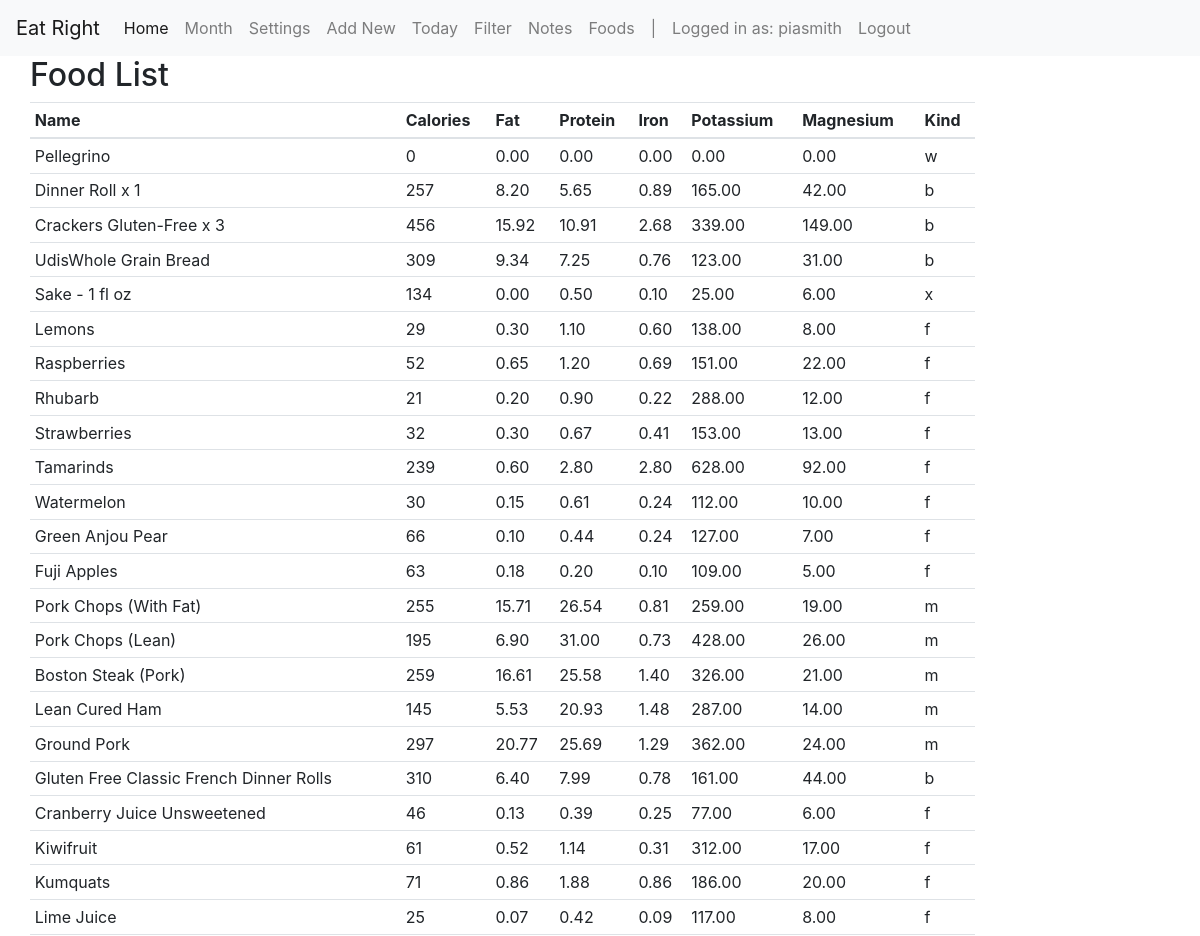
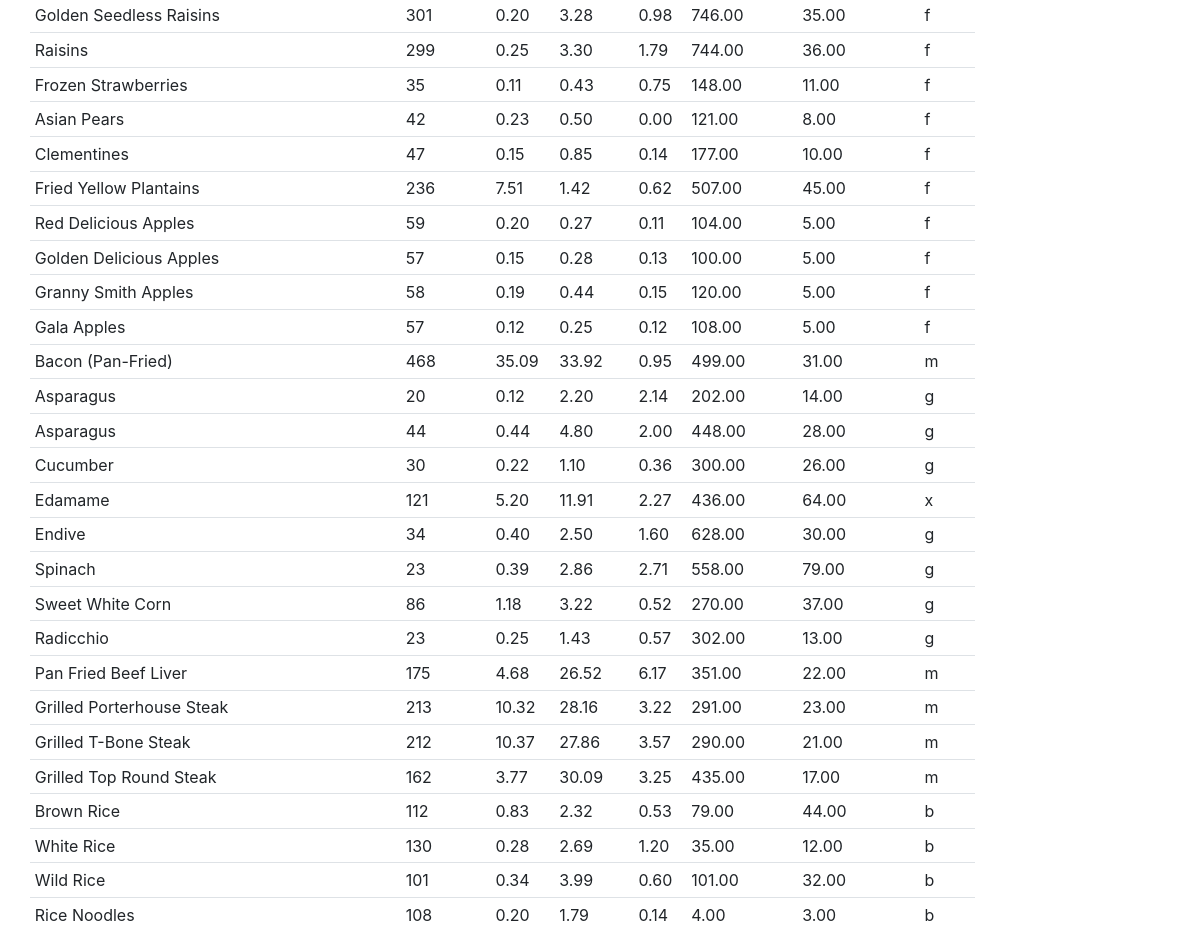
The app's page /catalog/food/ (signed in), older data (2 pictures, top to bottom).
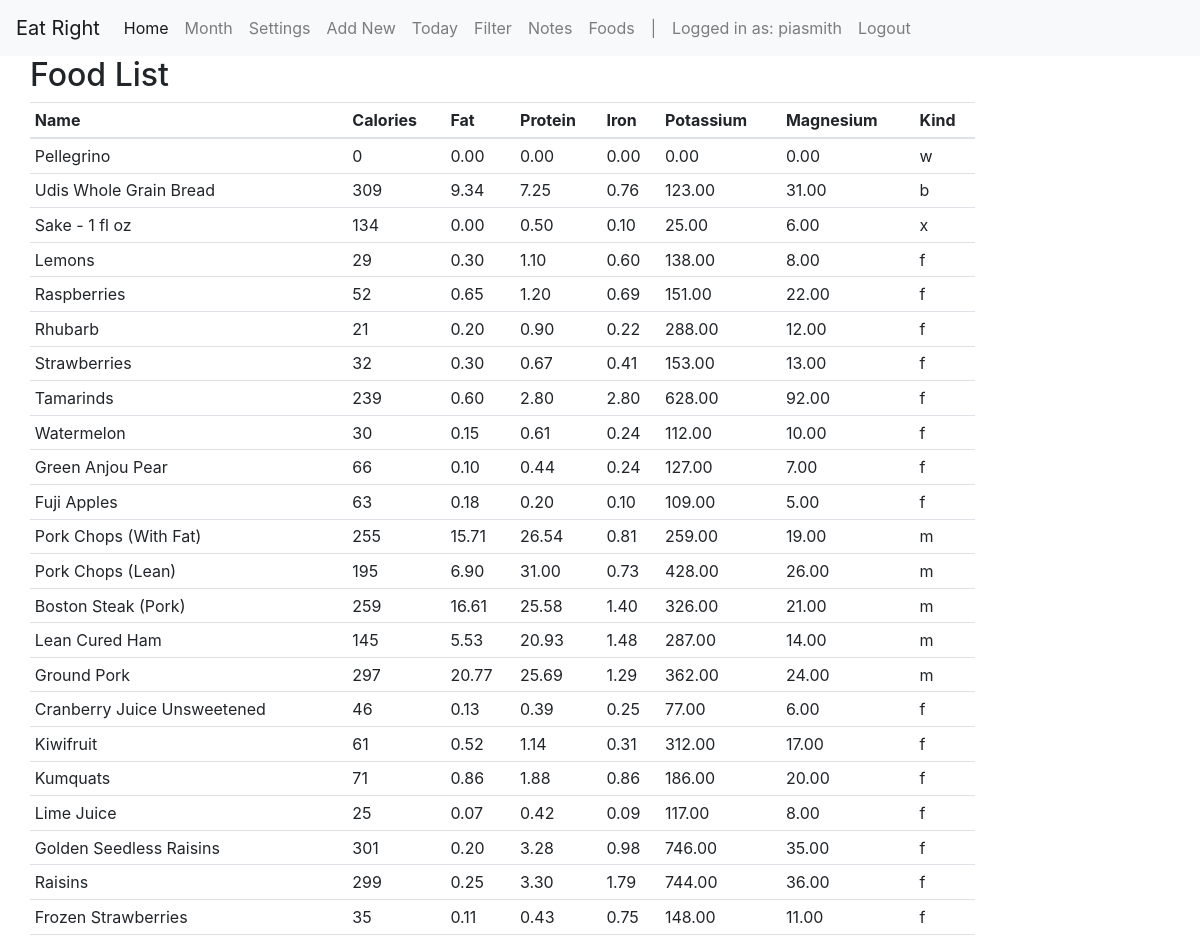
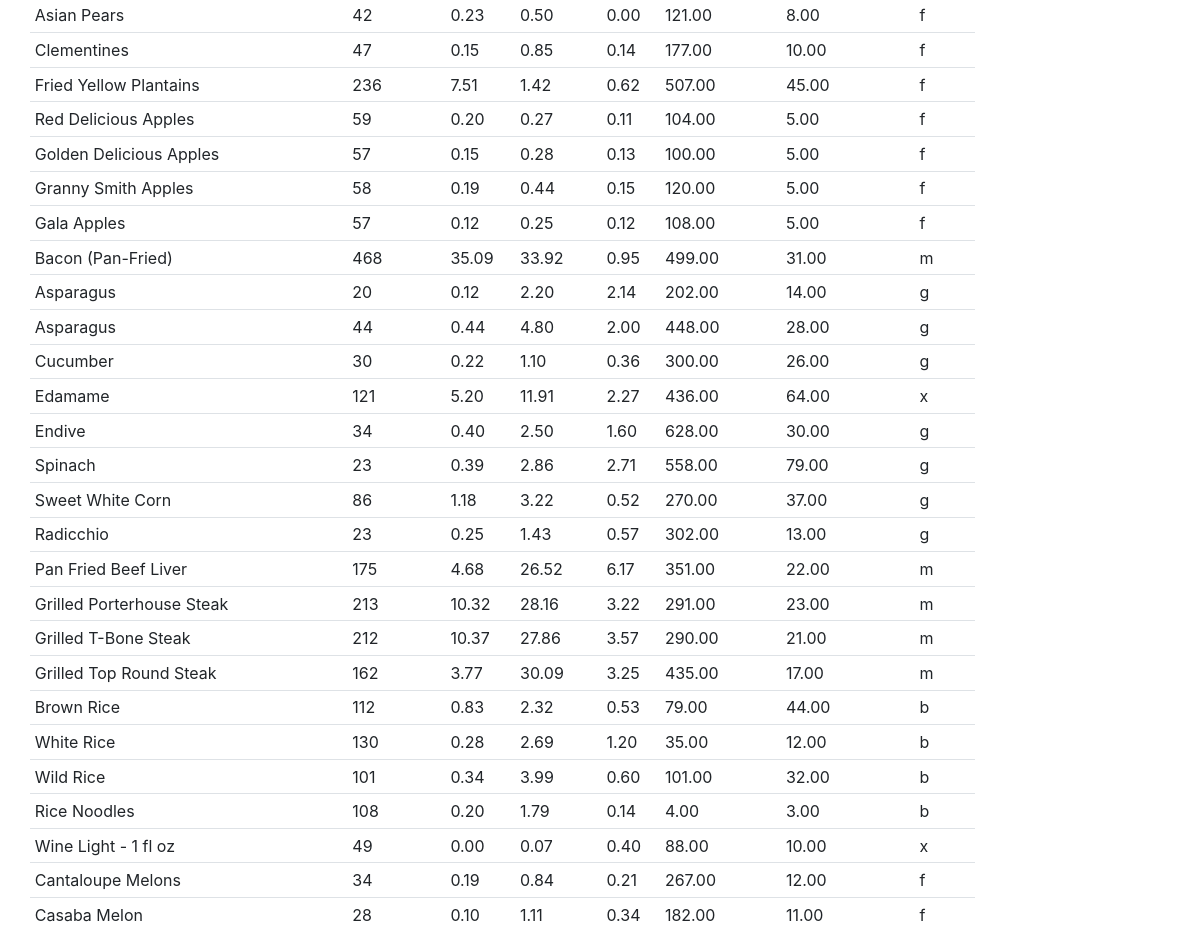
The same page, newer data (2 pictures, top to bottom).
### catalog/models.py (models this page shows, shortened)
class Food(models.Model):
    name = models.CharField(max_length=200)
    timestamp = models.DateTimeField(auto_now_add=True)
    calories = models.IntegerField('Amount of calories',
                                   null=True,
                                   blank=True)
    fat = models.DecimalField('Amount of fat',
                              decimal_places=2,
                              max_digits=8,
                                   null=True,
                                   blank=True)
    protein = models.DecimalField('Amount of protein',
                                  decimal_places=2,
                                  max_digits=8,
                                  null=True,
                                    blank=True)
    iron = models.DecimalField('Amount of iron',
                               decimal_places=2,
                               max_digits=8,
                               null=True,
                                   blank=True)
    potassium = models.DecimalField('Amount of potassium',
                                    decimal_places=2,
                                    max_digits=8,
                                    null=True,
                                    blank=True)
    magnesium = models.DecimalField('Amount of magnesium',
                                    decimal_places=2,
                                    max_digits=8,
                                    null=True,
                                    blank=True)
    KIND_OF_FOOD = (
        ('b', 'Bread'),
        ('f', 'Fruit'),
        ('m', 'Meat'),
        ('g', 'Greens'),
        ('w', 'Water'),
        ('c', 'Caffeine'),
        ('o', 'Oil'),
        ('x', 'Extra')
    )
    kind = models.CharField(
        max_length=1,
        choices=KIND_OF_FOOD,
        blank=True,
        default='m',
    )

### catalog/views.py (the view)
class FoodListView(LoginRequiredMixin, generic.ListView):
    model = Food
    paginate_by = 50
    template_name = 'catalog/foodlist.html'
    def get_queryset(self):
        return Food.objects.all()

### catalog/templates/catalog/foodlist.html
{% extends "base_generic.html" %}
{% block content %}
    <h2>Food List</h2>
    {% if food_list %}
    <table class="table table-sm">
        <thead><tr>
            <th scope="col">Name</th>
            <th scope="col">Calories</th>
            <th scope="col">Fat</th>
            <th scope="col">Protein</th>
            <th scope="col">Iron</th>
            <th scope="col">Potassium</th>
            <th scope="col">Magnesium</th>
            <th scope="col">Kind</th>
        </tr>
        </thead>
    <tbody>
    {% for foodinst in food_list %}
      <tr>
        <td> {{ foodinst.name }}
        <td> {{ foodinst.calories }}</td>
        <td> {{ foodinst.fat }}</td>
        <td> {{ foodinst.protein }}</td>
        <td> {{ foodinst.iron }}</td>
        <td> {{ foodinst.potassium }}</td>
        <td> {{ foodinst.magnesium }}</td>
        <td> {{ foodinst.kind }}</td>
      </td>
            </tr>
    {% endfor %}
  </tbody>
    </table>
  {% else %}
    <p>There is no food consumed yet.</p>
  {% endif %}
{% endblock %}

Row changes from the older to the newer data that the page shows:
removed Food: name "Dinner Roll x 1", calories "257", fat "8.20", protein "5.65", iron "0.89", potassium "165.00", magnesium "42.00", kind "b"
removed Food: name "Crackers Gluten-Free x 3", calories "456", fat "15.92", protein "10.91", iron "2.68", potassium "339.00", magnesium "149.00", kind "b"
removed Food: name "Gluten Free Classic French Dinner Rolls", calories "310", fat "6.40", protein "7.99", iron "0.78", potassium "161.00", magnesium "44.00", kind "b"
changed Food: name "UdisWhole Grain Bread" → "Udis Whole Grain Bread"
now on this page (row unchanged): Food: name "Wine Light - 1 fl oz", calories "49", fat "0.00", protein "0.07", iron "0.40", potassium "88.00", magnesium "10.00", kind "x"
now on this page (row unchanged): Food: name "Cantaloupe Melons", calories "34", fat "0.19", protein "0.84", iron "0.21", potassium "267.00", magnesium "12.00", kind "f"
now on this page (row unchanged): Food: name "Casaba Melon", calories "28", fat "0.10", protein "1.11", iron "0.34", potassium "182.00", magnesium "11.00", kind "f"
